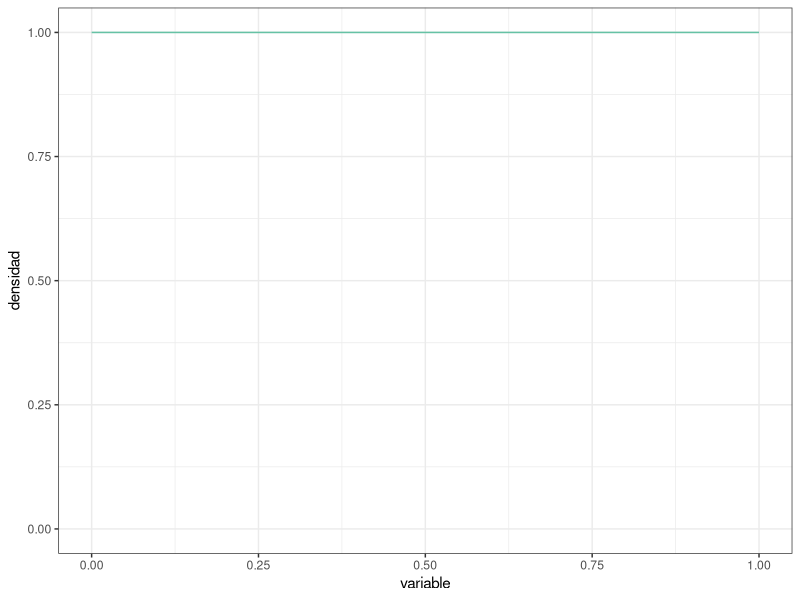
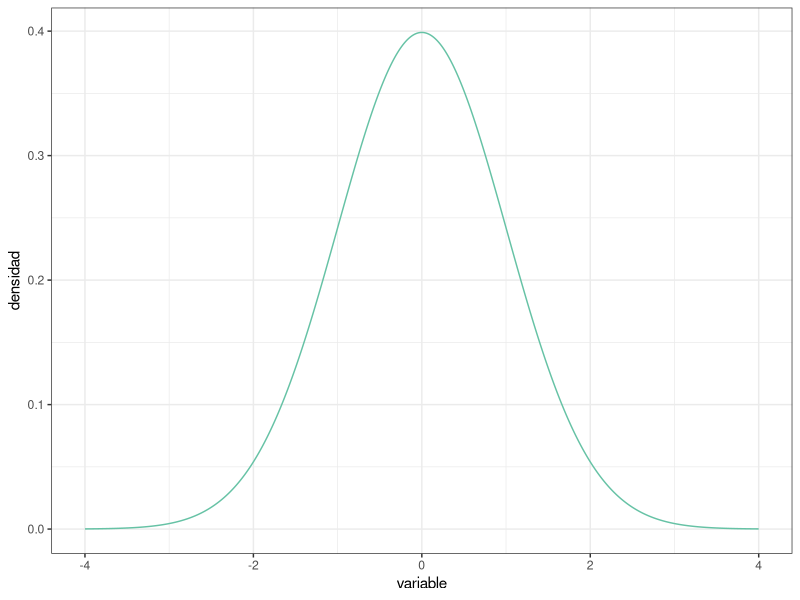
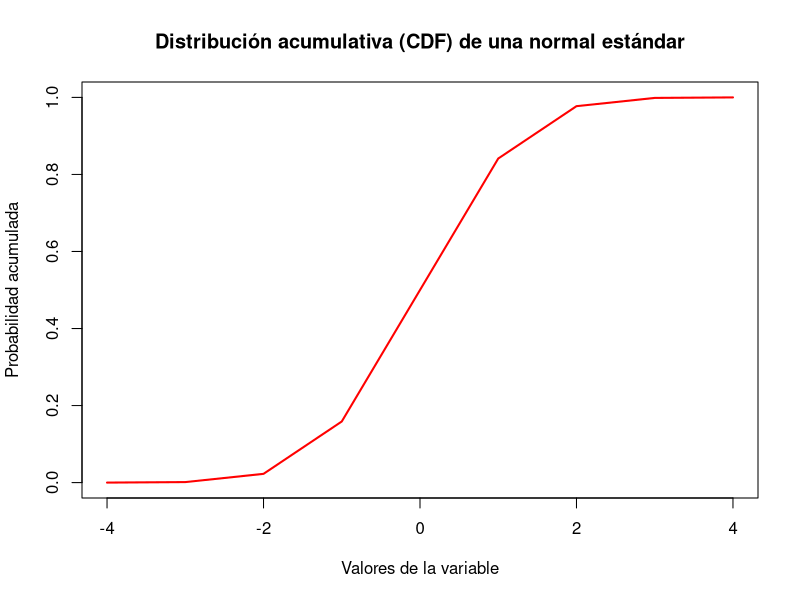
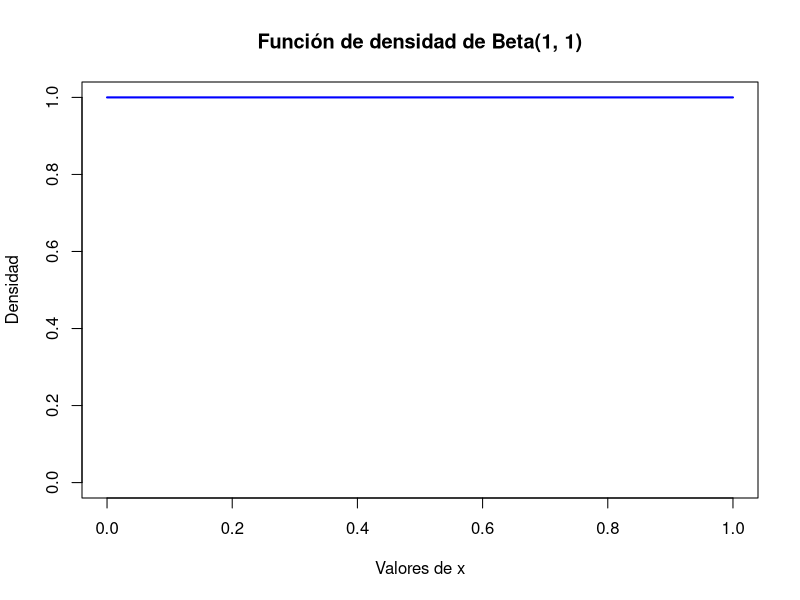
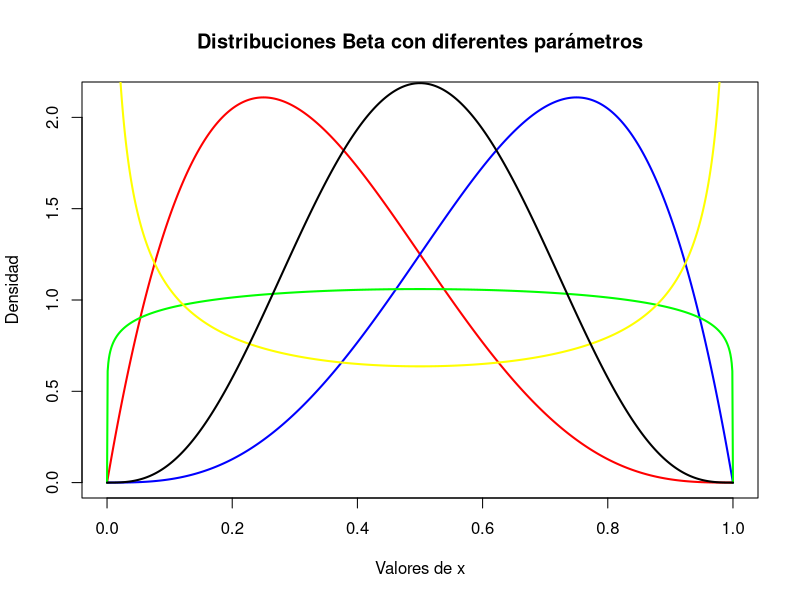
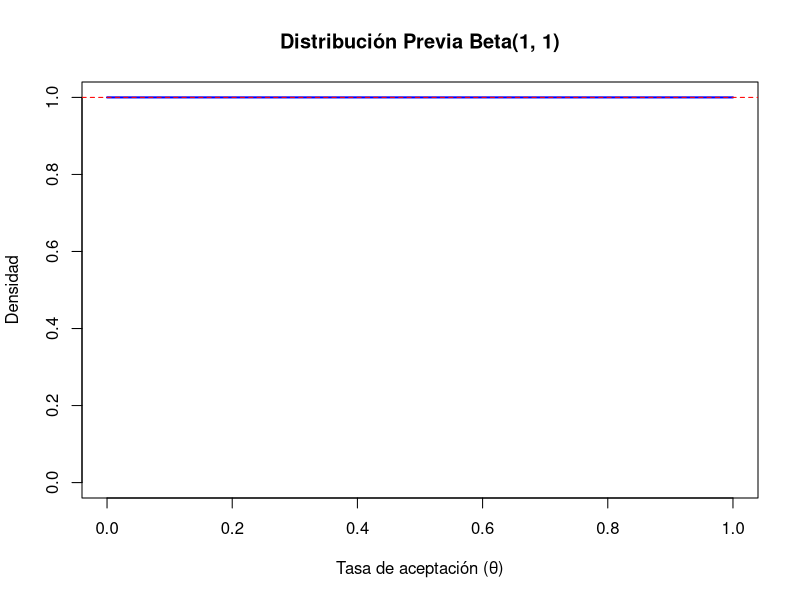
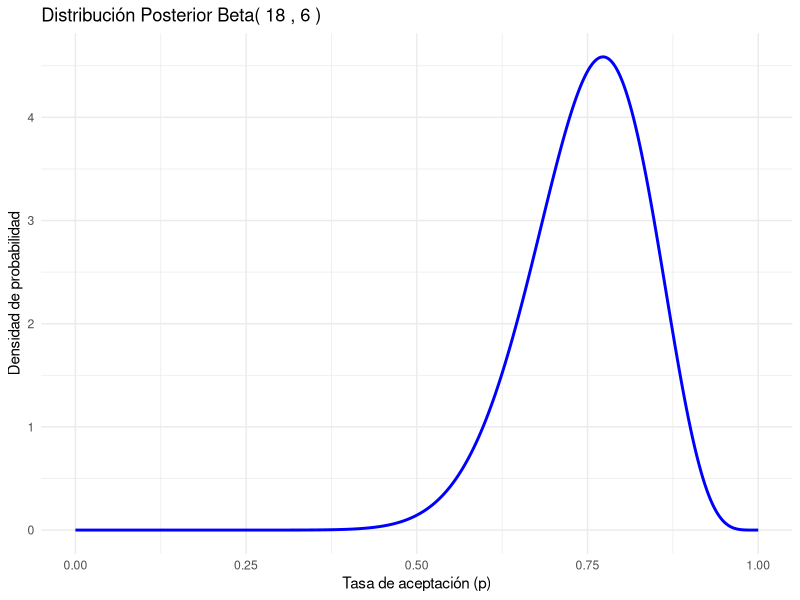
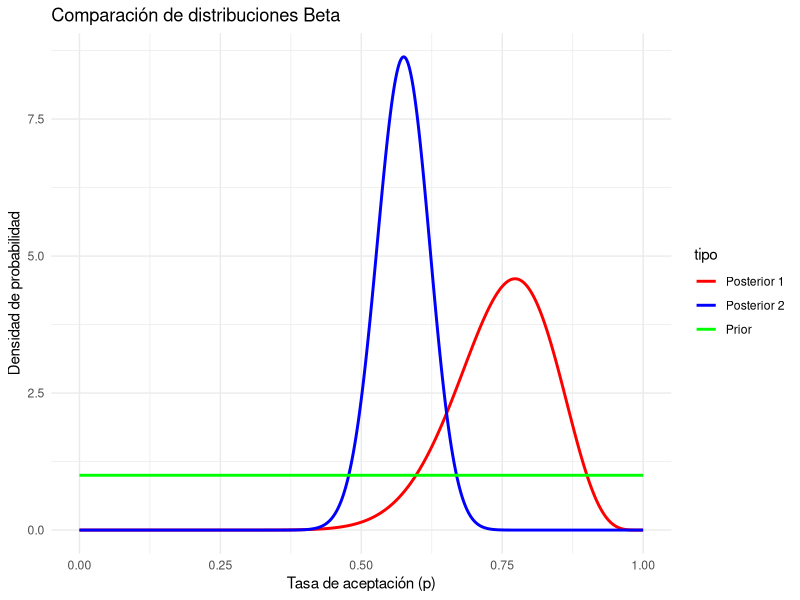

Generate these figures, in order, with R:
## ---- chunk 1
#| message: false

# Paquetes:
library(tidyverse)
library(RColorBrewer)


# Configuración de la salida gráfica:

PALETA <- brewer.pal(8, "Set2") # Colores por defecto
color_defecto  <- PALETA[1]
options(ggplot2.discrete.colour = PALETA)

theme_set(theme_bw()) # Tema "neutro" para la representación gráfica
## ---- chunk 2
PREC     <- 1e-3 # Precisión para representar la función de densidad (milésimas)
DENS_INF <- 0    # Rango inferior de la función de densidad
DENS_SUP <- 1    # Rango superior de la función de densidad

uniforme <- tibble( # Esta función crea un "data.frame" o tabla de datos
  variable = seq(from = DENS_INF, to = DENS_SUP, by = PREC),
  densidad = variable |> dunif(min = DENS_INF, max = DENS_SUP)
)

uniforme |> glimpse() # Muestra el objeto con los datos, contiene 2 columnas 

uniforme |> # Usando la tabla de datos antes creada, crea un objeto gráfico
  ggplot(mapping = aes(x = variable, y = densidad)) + # "Mapea" columnas a
                                                      #   coordenadas
  geom_line(color = color_defecto) + # Representa mediante una línea continua
  
  ylim( # Fija el límite inferior a 0 para mostrar el eje y completo:
    0,  # (Usa la propia distribución para establecer el límite superior)
    uniforme |> pull(densidad) |> max()
  )
## ---- chunk 3
DENS_INF <- -4 # Usamos un rango más adecuado para la normal estandarizada
DENS_SUP <-  4

normal <- tibble( # Reutilizamos `PREC` del "chunk" de código anterior
  variable = seq(from = DENS_INF, to = DENS_SUP, by = PREC),
  densidad = variable |> dnorm()
)

# Al cubrir la distribución el rango desde 0 hasta el máximo, en este caso no
#   es necesario establecer los límites manualmente
normal |>
  ggplot(mapping = aes(x = variable, y = densidad)) +
  geom_line(color = color_defecto)
## ---- chunk 4
uniforme |> summarize(integral = PREC * sum(densidad))
## ---- chunk 5
uniforme |> summarize(
  integral = PREC * (sum(densidad) - 0.5 * (first(densidad) + last(densidad)))
)
## ---- chunk 6
normal |> summarize(
  integral = sum(densidad) * PREC
)
## ---- chunk 7
tibble( # Ampliando el rango a [-10, 10]:
  variable = seq(from = -10, to = 10, by = PREC),
  densidad = variable |> dnorm()
) |>
  summarize(integral = sum(densidad) * PREC)

tibble( # Usando precisión de "millonésimas":
  variable = seq(from = DENS_INF, to = DENS_SUP, by = 1e-6),
  densidad = variable |> dnorm()
) |>
  summarize(integral = sum(densidad) * 1e-6) # Misma precisión en la integral
## ---- chunk 8
uniforme |> summarize(
  integral = PREC * sum(densidad),
  integral = integral / integral # Normalización
)

normal |> summarize(
  integral = PREC * sum(densidad),
  integral = integral / integral # Normalización
)
## ---- chunk 9
x <- seq(-4, 4) # rango de valores para evaluar
pdf_values <- dnorm(x) # valores de la PDF
max_pdf <- max(pdf_values) # valor máximo de la PDF
max_pdf
## ---- chunk 10
a <- 0  # Límite inferior
b <- 1  # Límite superior

max_pdf <- 1 / (b - a) # Valor máximo
max_pdf
## ---- chunk 11
x <- seq(-4, 4)

# Calcular la función de distribución acumulativa
cdf_values <- pnorm(x)

# Representación gráfica de la CDF
plot(x, cdf_values, type = "l", col = "red", lwd = 2,
     xlab = "Valores de la variable",
     ylab = "Probabilidad acumulada",
     main = "Distribución acumulativa (CDF) de una normal estándar")
## ---- chunk 12
x <- seq(0, 1)# Definir rango valores para x

pdf_values <- dbeta(x, shape1 = 1, shape2 = 1)#densidad distribución Beta(1, 1)

# Representar la distribución Beta(1, 1)
plot(x, pdf_values, type = "l", col = "blue", lwd = 2,
     xlab = "Valores de x", ylab = "Densidad",
     main = "Función de densidad de Beta(1, 1)",
     ylim = c(0, 1)) 

## ---- chunk 13
x <- seq(0, 1, length = 1000)

# Calcular y graficar varias distribuciones Beta
plot(x, dbeta(x, shape1 = 2, shape2 = 4), type = "l", col = "red", lwd = 2,
     xlab = "Valores de x", ylab = "Densidad",
     main = "Distribuciones Beta con diferentes parámetros")
lines(x, dbeta(x, shape1 = 4, shape2 = 2), col = "blue", lwd = 2) # Beta(4, 2)
lines(x, dbeta(x, shape1 = 1.1, shape2 = 1.1), col = "green", lwd = 2) # Beta(1.1, 1.1)
lines(x, dbeta(x, shape1 = 0.5, shape2 = 0.5), col = "yellow", lwd = 2) # Beta(0.5, 0.5)
lines(x, dbeta(x, shape1 = 4, shape2 = 4), col = "black", lwd = 2)# Beta(4, 4)
## ---- chunk 14
alpha <- 1
beta <- 1
theta <- seq(0, 1)
density <- dbeta(theta, alpha, beta)
plot(theta, density, type = "l", col = "blue", lwd = 2,
     main = "Distribución Previa Beta(1, 1)",
     xlab = "Tasa de aceptación (θ)", ylab = "Densidad",
     ylim = c(0, 1))  
abline(h = 1, col = "red", lty = 2)

## ---- chunk 15
aceptacion_muestra <- tibble(
  id_participante   = 1:22,
  resp_descarga_app = c(
    "Si", "Si", "No", "No", "Si", "Si", "Si", "Si", "No", "Si", "Si",
    "Si", "Si", "Si", "Si", "Si", "No", "Si", "No", "Si", "Si", "Si"
  )
)
## ---- chunk 16
# Calcular n (tamaño de la muestra) y y (número de "Sí")
n <- nrow(aceptacion_muestra)
y <- sum(aceptacion_muestra$resp_descarga_app == "Si")

# Parámetros del prior Beta(1, 1)
a <- 1
b <- 1
# Posterior Beta(a + y, b + n - y)
a_post <- a + y
b_post <- b + (n - y)

# Resultados
cat("Tamaño de la muestra (n):", n, "\n")
cat("Número de éxitos (y):", y, "\n")
cat("Posterior Beta(", a_post, ",", b_post, ")\n")

# Graficar la distribución posterior
p <- seq(0, 1, length.out = 1000)  # Valores de la tasa de aceptación
densidad <- dbeta(p, a_post, b_post)  # Densidad de la posterior

# Graficar usando ggplot2
library(ggplot2)
ggplot(data = data.frame(p, densidad), aes(x = p, y = densidad)) +
  geom_line(color = "blue", size = 1) +
  labs(title = paste("Distribución Posterior Beta(", a_post, ",", b_post, ")"),
       x = "Tasa de aceptación (p)",
       y = "Densidad de probabilidad") +
  theme_minimal()
## ---- chunk 17
# Calcular los valores esperados y la moda para la posterior Beta
valor_esperado <- a_post / (a_post + b_post)

if (a_post > 1 && b_post > 1) {
  moda <- (a_post - 1) / (a_post + b_post - 2)
} else {
  moda <- NA  # La moda no se encuentra en valores centrales si a_post o b_post <= 1
}

# Mostrar resultados
cat("Valor esperado (media):", valor_esperado, "\n")
cat("Moda:", ifelse(!is.na(moda), moda, "No definida debido a a_post <= 1 o b_post <= 1"), "\n")

## ---- chunk 18
aceptacion_muestra_2 <- tibble(
  id_participante   = 1:113,
  resp_descarga_app = c(
    "Si", "Si", "No", "No", "Si", "Si", "Si", "Si", "No", "Si", "Si",
    "Si", "Si", "Si", "Si", "Si", "No", "Si", "No", "Si", "Si", "Si", 
    "No", "Si", "Si", "Si", "Si", "No", "No", "Si", "No", "Si", "Si", 
    "Si", "Si", "Si", "No", "Si", "No", "No", "Si", "No", "Si", "Si", 
    "No", "No", "No", "Si", "No", "No", "Si", "Si", "No", "No", "Si", 
    "No", "Si", "No", "No", "No", "Si", "Si", "No", "Si", "Si", "No", 
    "Si", "Si", "No", "Si", "Si", "No", "Si", "No", "Si", "No", "Si", 
    "No", "No", "No", "Si", "Si", "No", "No", "Si", "Si", "No", "No", 
    "No", "Si", "Si", "No", "Si", "Si", "No", "Si", "Si", "Si", "Si", 
    "No", "Si", "No", "No", "No", "No", "No", "Si", "No", "No", "Si", 
    "Si", "Si", "Si"
  )
)
## ---- chunk 19
# Calcular n y y para la nueva muestra
n2 <- nrow(aceptacion_muestra_2)
y2 <- sum(aceptacion_muestra_2$resp_descarga_app == "Si")

# Prior Beta(1, 1)
a_prior <- 1
b_prior <- 1

# Posterior tras la primera muestra
n1 <- 22
y1 <- 17
a_post_1 <- a_prior + y1
b_post_1 <- b_prior + (n1 - y1)

# Posterior tras la segunda muestra
a_post_2 <- a_prior + y2
b_post_2 <- b_prior + (n2 - y2)

# Crear secuencia de probabilidades
p <- seq(0, 1, length.out = 1000)

# Calcular densidades de las distribuciones
densidad_prior <- dbeta(p, a_prior, b_prior)
densidad_post_1 <- dbeta(p, a_post_1, b_post_1)
densidad_post_2 <- dbeta(p, a_post_2, b_post_2)
# Crear tibble para graficar
data <- tibble(
  p = c(p, p, p),  # Concatenamos los valores de p tres veces
  densidad = c(densidad_prior, densidad_post_1, densidad_post_2),  # Concatenamos las densidades
  tipo = factor(c(
    rep("Prior", length(densidad_prior)),
    rep("Posterior 1", length(densidad_post_1)),
    rep("Posterior 2", length(densidad_post_2))
  ))  # Etiquetas ajustadas al tamaño exacto de las densidades
)

# Graficar las distribuciones
ggplot(data, aes(x = p, y = densidad, color = tipo)) +
  geom_line(size = 1) +
  labs(title = "Comparación de distribuciones Beta",
       x = "Tasa de aceptación (p)",
       y = "Densidad de probabilidad") +
  theme_minimal() +
  scale_color_manual(values = c("red", "blue", "green"))

# Calcular el valor esperado y la moda de la posterior tras la segunda muestra
valor_esperado_2 <- a_post_2 / (a_post_2 + b_post_2)
moda_2 <- if (a_post_2 > 1 && b_post_2 > 1) {
  (a_post_2 - 1) / (a_post_2 + b_post_2 - 2)
} else {
  NA
}
# Mostrar resultados
cat("Valor esperado posterior (segunda muestra):", valor_esperado_2, "\n")
cat("Moda posterior (segunda muestra):", ifelse(!is.na(moda_2), moda_2, "No definida debido a parámetros insuficientes"), "\n")

## ---- chunk 20
aceptacion_muestra_total <- bind_rows(
  aceptacion_muestra, aceptacion_muestra_2
) |>
  mutate(id_participante = row_number()) # Los ID están colapsados en una serie
## ---- chunk 21
# Datos consolidados
aceptacion_muestra_total <- bind_rows(
  aceptacion_muestra, aceptacion_muestra_2
) |>
  mutate(id_participante = row_number())

# Calcular tamaño total de la muestra y éxitos
n <- nrow(aceptacion_muestra_total)
y <- sum(aceptacion_muestra_total$resp_descarga_app == "Si")

# Prior Beta(1, 1)
a_prior <- 1
b_prior <- 1

# Posterior después de la primera muestra
n1 <- 22
y1 <- 17
a_post_1 <- a_prior + y1
b_post_1 <- b_prior + (n1 - y1)

# Posterior después de la muestra total
a_post_2 <- a_prior + y
b_post_2 <- b_prior + (n - y)
# Crear secuencia de probabilidades
p <- seq(0, 1, length.out = 1000)

# Calcular densidades
densidad_prior <- dbeta(p, a_prior, b_prior)
densidad_post_1 <- dbeta(p, a_post_1, b_post_1)
densidad_post_2 <- dbeta(p, a_post_2, b_post_2)
# Crear tibble para graficar
data <- tibble(
  p = c(p, p, p),  # Concatenamos los valores de p tres veces
  densidad = c(densidad_prior, densidad_post_1, densidad_post_2),  # Concatenamos las densidades
  tipo = factor(c(
    rep("Prior", length(densidad_prior)),
    rep("Posterior 1", length(densidad_post_1)),
    rep("Posterior 2", length(densidad_post_2))
  ))  # Etiquetas ajustadas al tamaño exacto de las densidades
)

# Graficar distribuciones
ggplot(data, aes(x = p, y = densidad, color = tipo)) +
  geom_line(size = 1) +
  labs(title = "Distribuciones Beta: Prior, Posterior 1 y Posterior 2",
       x = "Tasa de aceptación (p)",
       y = "Densidad de probabilidad") +
  theme_minimal() +
  scale_color_manual(values = c("red", "blue", "green"))
# Calcular valor esperado y moda para la posterior final
valor_esperado <- a_post_2 / (a_post_2 + b_post_2)
moda <- if (a_post_2 > 1 && b_post_2 > 1) {
  (a_post_2 - 1) / (a_post_2 + b_post_2 - 2)
} else {
  NA
}

# Mostrar resultados
cat("Valor esperado posterior combinado:", valor_esperado, "\n")
cat("Moda posterior combinada:", ifelse(!is.na(moda), moda, "No definida debido a parámetros insuficientes"), "\n")

## ---- chunk 22
clase_1 <- tibble(
  id     = 1:27,
  tiempo = c(
    242, 249, 278, 273, 227, 257, 276, 236, 214, 141, 200, 201, 
    228, 271, 160, 275, 156, 246, 293, 306, 263, 247, 224, 160, 277, 
    168, 250
  )
)

clase_2 <- tibble(
  id     = 1:24,
  tiempo = c(
    195, 176, 237, 258, 226, 254, 292, 212, 215, 298, 235, 244, 
    144, 227, 166, 194, 261, 187, 224, 233, 180, 167, 193, 282
  )
)
## ---- chunk 23

# Unión de datos de ambas clases
datos <- c(clase_1$tiempo, clase_2$tiempo)

# Parámetros observados
n <- length(datos)
media_muestral <- mean(datos)  # Media muestral
varianza_muestral <- var(datos)  # Varianza muestral

# Parámetros de la distribución previa
mu_previa <- 247
var_previa <- 1156

# Cálculo de la distribución posterior
var_posterior <- 1 / (1 / var_previa + n / varianza_muestral)
mu_posterior <- var_posterior * (mu_previa / var_previa + n * media_muestral / varianza_muestral)

# Mostrar resultados con dos decimales de precisión
cat(sprintf("Media Posterior: %.2f\n", mu_posterior))
cat(sprintf("Varianza Posterior: %.2f\n", var_posterior))

## ---- chunk 24
#library(ggplot2)

# Parámetros de la distribución previa
mu_previa <- 247
var_previa <- 1156
sd_previa <- sqrt(var_previa)

# Distribución previa: media y desviación típica
x_previa <- seq(mu_previa - 4 * sd_previa, mu_previa + 4 * sd_previa, length.out = 500)
y_previa <- dnorm(x_previa, mean = mu_previa, sd = sd_previa)

# Parámetros de la distribución posterior
clase_1 <- c(
  242, 249, 278, 273, 227, 257, 276, 236, 214, 141, 200, 201, 
  228, 271, 160, 275, 156, 246, 293, 306, 263, 247, 224, 160, 277, 
  168, 250
)

clase_2 <- c(
  195, 176, 237, 258, 226, 254, 292, 212, 215, 298, 235, 244, 
  144, 227, 166, 194, 261, 187, 224, 233, 180, 167, 193, 282
)
datos <- c(clase_1, clase_2)
media_muestral <- mean(datos)
varianza_muestral <- var(datos)
sd_muestral <- sqrt(varianza_muestral)

n <- length(datos)

var_posterior <- 1 / (1 / var_previa + n / varianza_muestral)
mu_posterior <- var_posterior * (mu_previa / var_previa + n * media_muestral / varianza_muestral)
sd_posterior <- sqrt(var_posterior)

# Distribución posterior: media y desviación típica
x_posterior <- seq(mu_posterior - 4 * sd_posterior, mu_posterior + 4 * sd_posterior, length.out = 500)
y_posterior <- dnorm(x_posterior, mean = mu_posterior, sd = sd_posterior)

# Graficar las distribuciones previa y posterior
df <- data.frame(
  x = c(x_previa, x_posterior),
  y = c(y_previa, y_posterior),
  tipo = c(rep("Previa", length(x_previa)), rep("Posterior", length(x_posterior)))
  )
ggplot(df, aes(x = x, y = y, color = tipo)) +
  geom_line(size = 1) +
  labs(
    title = "Distribuciones Previa y Posterior de la Media",
    x = "Media",
    y = "Densidad"
  ) +
  theme_minimal() +
  scale_color_manual(values = c("blue", "red"))

